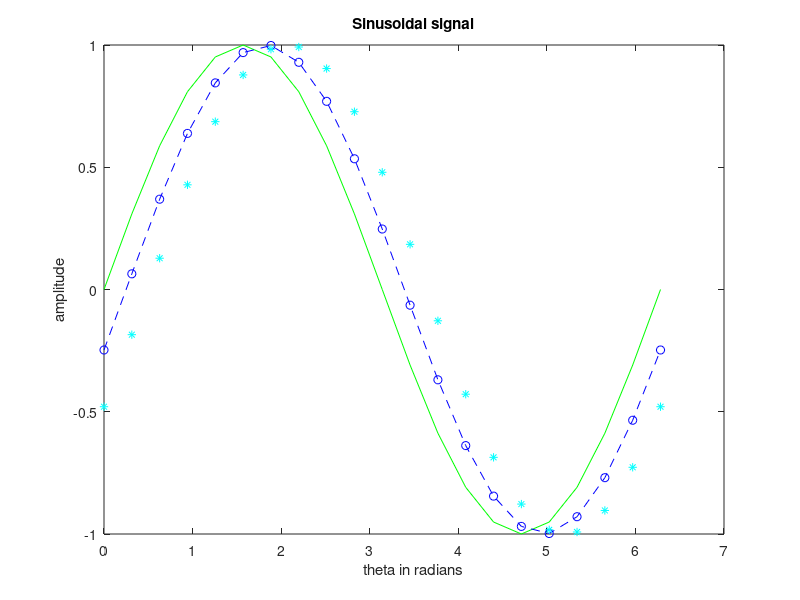

The MATLAB script that drew this image: (Note: this script raises an error after producing the figure.)


x = 0:pi/10:2*pi; % 0:1/10:2 % 0 1/10 2/10 3/10 
y1 = sin(x);
y2 = sin(x-0.25);
y3 = sin(x-0.5);
plo = plot(x,y1,'g',x,y2,'b--o',x,y3,'c*')
xlabel('theta in radians')
ylabel('amplitude')
title('Sinusoidal signal')
% plo(1).LineWidth = 5 
plo(2).Marker = '*'
legend('sinx', 'sin(x-0.25)', 'sin(x-0.5)')